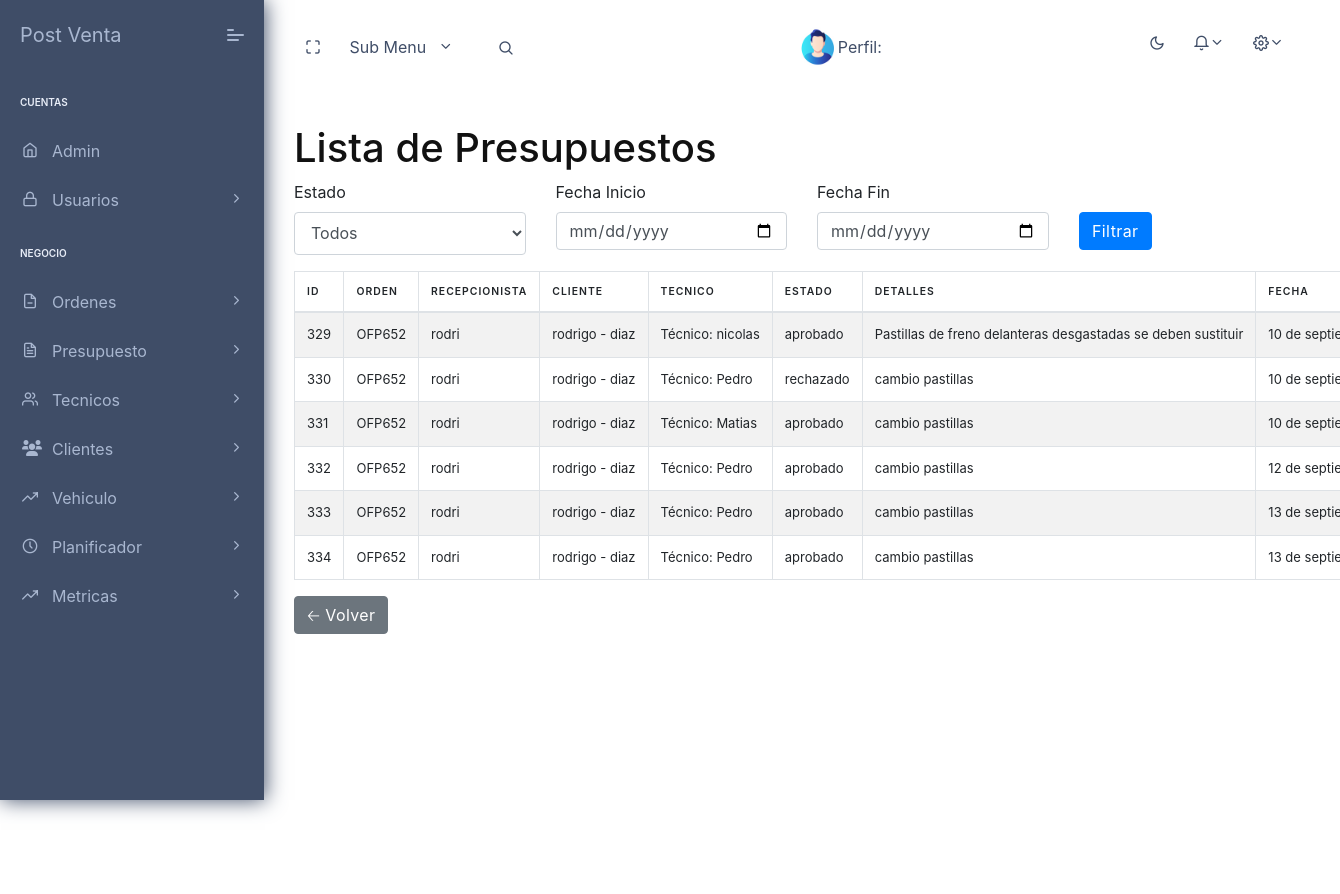
/presupuestos/ (signed in), run on the app's committed database.
### base/models.py (models this page shows, shortened)
class Presupuesto(models.Model):
    usuario = models.ForeignKey(User, on_delete=models.CASCADE,
                                null=True,
                                blank=True)
    orden = models.ForeignKey(Orden, on_delete=models.CASCADE, null=True, blank=True)
    id = models.AutoField(primary_key=True)
    detalle = models.TextField(null=True, )
    precio = models.DecimalField(max_digits=20, decimal_places=4, null=True, blank=True)
    estado_presupuesto = models.CharField(choices=ESTADO_PRESUPUESTO, null=False, blank=False, max_length=20,
                                          default='pendiente de envio')
    repuestos = models.TextField(null=True, blank=True)
    fecha_creacion = models.DateTimeField(auto_now_add=True)
    token = models.CharField(max_length=255, blank=True, null=True)
    token_rechazo = models.CharField(max_length=255, blank=True, null=True)
    mano_de_obra_presupuesto = models.DecimalField(max_digits=10, decimal_places=2, null=True, blank=True)

class Orden(models.Model):
    usuario = models.ForeignKey(User, on_delete=models.CASCADE, null=True, blank=True)
    id = models.AutoField(primary_key=True)
    intervencion = models.TextField(blank=True, null=True)
    modifacado = models.DateTimeField(auto_now=True)
    entrega = models.DateTimeField(auto_now_add=False, default=None, null=True, blank=True)
    mano_de_obra = models.DecimalField(max_digits=10, decimal_places=2, null=True, blank=True)
    estado = models.CharField(choices=ESTADO_ORDEN, null=False, blank=False, max_length=20, default='pendiente')
    fecha_creacion = models.DateTimeField(auto_now_add=True)
    fecha_inicio = models.DateTimeField(null=True, blank=True)
    fecha_finalizacion = models.DateTimeField(null=True, blank=True)
    km = models.IntegerField(null=True, blank=True)
    tecnico = models.ForeignKey(Tecnico, on_delete=models.SET_NULL, null=True, blank=True)
    hora_asignada = models.TimeField(null=True, blank=True)
    hora_inicio = models.DateTimeField(null=True, blank=True)
    hora_final = models.DateTimeField(null=True, blank=True)
    tiempo_total = models.DurationField(null=True, blank=True, default=timedelta)
    timer_running = models.BooleanField(default=False)
    progreso = models.FloatField(default=0)
    auto = models.ForeignKey(Auto, on_delete=models.CASCADE, null=True, blank=True)  # Cambio aquí
    class Meta:
        verbose_name = 'Orden'
        verbose_name_plural = 'Ordenes'
    def __str__(self):
        return f'{self.auto}'

class Auto(models.Model):
    cliente = models.ForeignKey(Cliente, on_delete=models.CASCADE, related_name='autos')
    matricula = models.CharField(max_length=15, unique=True)  # Asegurarse de que la matrícula sea única
    vehiculo = models.CharField(choices=MODELO_VEHICULO, max_length=20, default='seleccione un modelo')
    chasis = models.CharField(max_length=16, unique=True)
    anio = models.IntegerField(null=True, blank=True)
    class Meta:
        verbose_name = 'Auto'
        verbose_name_plural = 'Autos'
    def __str__(self):
        return f'{self.matricula}'

class Cliente(models.Model):
    usuario = models.ForeignKey(User, on_delete=models.CASCADE,
                                null=True,
                                blank=True)
    nombre = models.CharField(max_length=15)
    apellido = models.CharField(max_length=15)
    dni = models.CharField(max_length=15, unique=True)
    telefono = models.CharField(max_length=15, unique=True)
    email = models.EmailField(max_length=30, unique=True)
    direccion = models.CharField(max_length=15)
    vehiculo = models.CharField(choices=MODELO_VEHICULO, null=False, blank=False, max_length=20, default='seleccione '
                                                                                                         'un modelo')
    provincia = models.CharField(max_length=15, null=True, blank=True)
    localidad = models.CharField(max_length=15, null=True, blank=True)
    class Meta:
        verbose_name = 'Cliente'
        verbose_name_plural = 'Clientes'
    def __str__(self):
        return f'{self.nombre} - {self.apellido}'

class Tecnico(models.Model):
    user = models.OneToOneField(User, on_delete=models.CASCADE)
    def __str__(self):
        return f'Técnico: {self.user.username}'

### base/views.py (the view)
# urls.py: path('presupuestos/', views.listar_presupuestos, name='listar_presupuestos'),
@login_required
def listar_presupuestos(request):
    estado = request.GET.get('estado', '')
    fecha_inicio = request.GET.get('fecha_inicio', '')
    fecha_fin = request.GET.get('fecha_fin', '')
    presupuestos = Presupuesto.objects.all()
    if estado:
        presupuestos = presupuestos.filter(estado_presupuesto=estado)
    if fecha_inicio:
        fecha_inicio = parse_date(fecha_inicio)
        presupuestos = presupuestos.filter(orden__fecha_creacion__gte=fecha_inicio)
    if fecha_fin:
        fecha_fin = parse_date(fecha_fin)
        presupuestos = presupuestos.filter(orden__fecha_creacion__lte=fecha_fin)
    context = {
        'presupuestos': presupuestos,
    }
    return render(request, 'presupuesto/listar_presupuestos.html', context)

### base/templates/presupuesto/listar_presupuestos.html (shortened to what this page needs)
{% extends 'base.html' %}
{% block content %}
    <h1>Lista de Presupuestos</h1>
    <form method="GET" action="{% url 'listar_presupuestos' %}">
        <div class="row mb-3">
            <div class="col-md-3">
                <label for="estado">Estado</label>
                <select id="estado" name="estado" class="form-control">
                    <option value="">Todos</option>
                </select>
            </div>
            <div class="col-md-3">
                <label for="fecha_inicio">Fecha Inicio</label>
                <input type="date" id="fecha_inicio" name="fecha_inicio" class="form-control" value="{{ request.GET.fecha_inicio }}">
            </div>
            <div class="col-md-3">
                <label for="fecha_fin">Fecha Fin</label>
                <input type="date" id="fecha_fin" name="fecha_fin" class="form-control" value="{{ request.GET.fecha_fin }}">
            </div>
            <div class="col-md-3 d-flex align-items-end">
                <button type="submit" class="btn btn-primary">Filtrar</button>
            </div>
        </div>
    </form>
    <table id="example2" class="table table-striped table-bordered table-hover">
        <thead>
            <tr>
                <th>ID</th>
                <th>Orden</th>
                <th>Recepcionista</th>
                <th>Cliente</th>
                <th>Tecnico</th>
                <th>Estado</th>
                <th>Detalles</th>
                <th>Fecha</th>
            </tr>
        </thead>
        <tbody>
            {% for presupuesto in presupuestos %}
                <tr>
                    <td>{{ presupuesto.id }}</td>
                    <td>{{ presupuesto.orden }}</td>
                    <td>{{ presupuesto.orden.usuario }}</td>
                    <td>{{ presupuesto.orden.auto.cliente }}</td>
                    <td>{{ presupuesto.orden.tecnico }}</td>
                    <td>{{ presupuesto.estado_presupuesto }}</td>
                    <td>{{ presupuesto.detalle }}</td>
                    <td>{{ presupuesto.orden.fecha_creacion }}</td>
                </tr>
            {% empty %}
                <tr>
                    <td colspan="8">No hay presupuestos disponibles.</td>
                </tr>
            {% endfor %}
        </tbody>
    </table>
    <a href="{% url 'index' %}" class="btn btn-secondary">&#x1F860; Volver</a>
{% endblock %}

### data on the page
Presupuesto: id "329", orden "OFP652", orden.usuario "rodri", orden.auto.cliente "rodrigo - diaz", orden.tecnico "Técnico: nicolas", estado_presupuesto "aprobado", detalle "Pastillas de freno delanteras desgastadas se deben sustituir", orden.fecha_creacion "10 de…"
Presupuesto: id "330", orden "OFP652", orden.usuario "rodri", orden.auto.cliente "rodrigo - diaz", orden.tecnico "Técnico: Pedro", estado_presupuesto "rechazado", detalle "cambio pastillas", orden.fecha_creacion "10 de…"
Presupuesto: id "331", orden "OFP652", orden.usuario "rodri", orden.auto.cliente "rodrigo - diaz", orden.tecnico "Técnico: Matias", estado_presupuesto "aprobado", detalle "cambio pastillas", orden.fecha_creacion "10 de…"
Presupuesto: id "332", orden "OFP652", orden.usuario "rodri", orden.auto.cliente "rodrigo - diaz", orden.tecnico "Técnico: Pedro", estado_presupuesto "aprobado", detalle "cambio pastillas", orden.fecha_creacion "12 de…"
Presupuesto: id "333", orden "OFP652", orden.usuario "rodri", orden.auto.cliente "rodrigo - diaz", orden.tecnico "Técnico: Pedro", estado_presupuesto "aprobado", detalle "cambio pastillas", orden.fecha_creacion "13 de…"
Presupuesto: id "334", orden "OFP652", orden.usuario "rodri", orden.auto.cliente "rodrigo - diaz", orden.tecnico "Técnico: Pedro", estado_presupuesto "aprobado", detalle "cambio pastillas", orden.fecha_creacion "13 de…"
